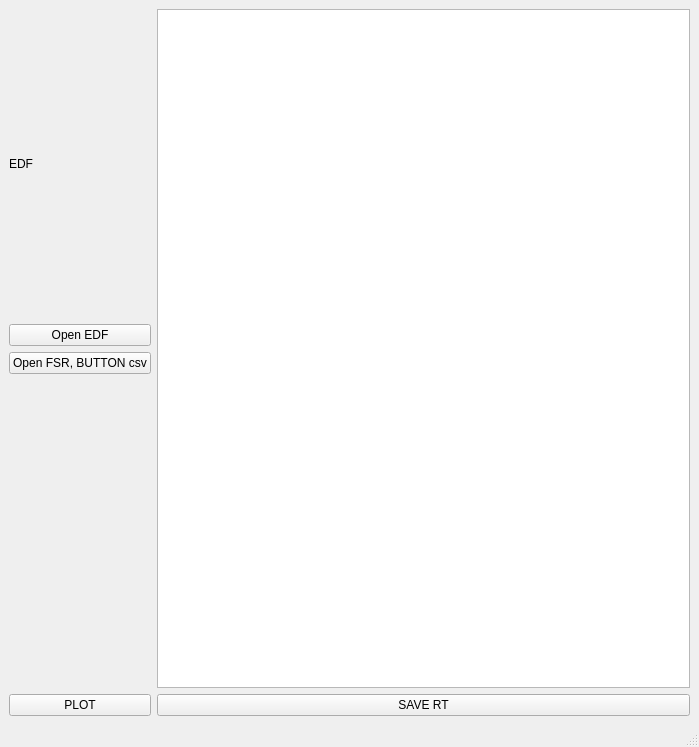
<?xml version="1.0" encoding="UTF-8"?>
<ui version="4.0">
 <class>MainWindow</class>
 <widget class="QMainWindow" name="MainWindow">
  <property name="geometry">
   <rect>
    <x>0</x>
    <y>0</y>
    <width>699</width>
    <height>747</height>
   </rect>
  </property>
  <property name="windowTitle">
   <string>MainWindow</string>
  </property>
  <widget class="QWidget" name="centralwidget">
   <layout class="QGridLayout" name="gridLayout">
    <item row="0" column="0">
     <layout class="QVBoxLayout" name="verticalLayout_2">
      <item>
       <widget class="QLabel" name="label">
        <property name="text">
         <string>EDF</string>
        </property>
       </widget>
      </item>
      <item>
       <widget class="QPushButton" name="pushButtonFile">
        <property name="text">
         <string>Open EDF</string>
        </property>
       </widget>
      </item>
      <item>
       <widget class="QPushButton" name="pushButtonOpenCsv">
        <property name="text">
         <string>Open FSR, BUTTON csv</string>
        </property>
       </widget>
      </item>
      <item>
       <widget class="QLabel" name="labelEDFFile">
        <property name="maximumSize">
         <size>
          <width>400</width>
          <height>16777215</height>
         </size>
        </property>
        <property name="focusPolicy">
         <enum>Qt::WheelFocus</enum>
        </property>
        <property name="text">
         <string/>
        </property>
        <property name="wordWrap">
         <bool>true</bool>
        </property>
       </widget>
      </item>
      <item>
       <widget class="QPushButton" name="pushButtonPlot">
        <property name="text">
         <string>PLOT</string>
        </property>
       </widget>
      </item>
     </layout>
    </item>
    <item row="0" column="1">
     <layout class="QVBoxLayout" name="verticalLayout">
      <item>
       <widget class="QTableView" name="tableViewEdf_UI"/>
      </item>
      <item>
       <widget class="QPushButton" name="pushButtonSaveRtToFile">
        <property name="text">
         <string>SAVE RT</string>
        </property>
       </widget>
      </item>
     </layout>
    </item>
   </layout>
  </widget>
  <widget class="QMenuBar" name="menubar">
   <property name="geometry">
    <rect>
     <x>0</x>
     <y>0</y>
     <width>699</width>
     <height>24</height>
    </rect>
   </property>
  </widget>
  <widget class="QStatusBar" name="statusbar"/>
 </widget>
 <resources/>
 <connections/>
</ui>
